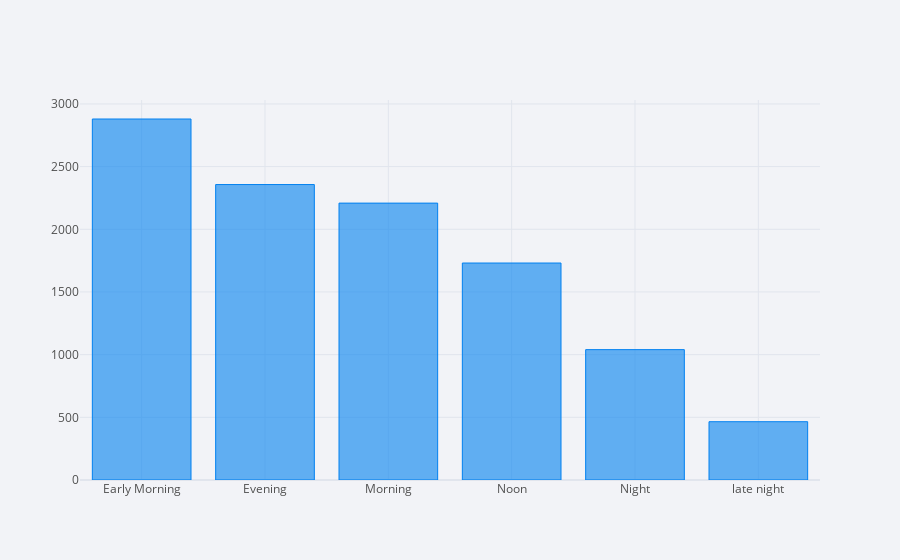

Notebook code for this chart:
### Code cell
data['Dep_Time_hour'].apply(flight_dep_time).value_counts().iplot(kind="bar")

### Figure 1 — Plotly figure (JSON) as saved in the notebook; plotly's stock layout.template omitted (floating-point values rounded to 4 significant figures)
{"data": [{"marker": {"color": "rgba(0, 128, 240, 0.6)", "line": {"color": "rgba(0, 128, 240, 1.0)", "width": 1}}, "name": "Dep_Time_hour", "orientation": "v", "text": "", "type": "bar", "x": ["Early Morning", "Evening", "Morning", "Noon", "Night", "late night"], "y": [2880, 2357, 2209, 1731, 1040, 465]}], "layout": {"legend": {"bgcolor": "#F2F3F7", "font": {"color": "#505050"}}, "paper_bgcolor": "#F2F3F7", "plot_bgcolor": "#F2F3F7", "title": {"font": {"color": "#484848"}}, "xaxis": {"gridcolor": "#E1E5ED", "showgrid": true, "tickfont": {"color": "#505050"}, "title": {"font": {"color": "#505050"}, "text": ""}, "zerolinecolor": "#E1E5ED"}, "yaxis": {"gridcolor": "#E1E5ED", "showgrid": true, "tickfont": {"color": "#505050"}, "title": {"font": {"color": "#505050"}, "text": ""}, "zerolinecolor": "#E1E5ED"}}}
